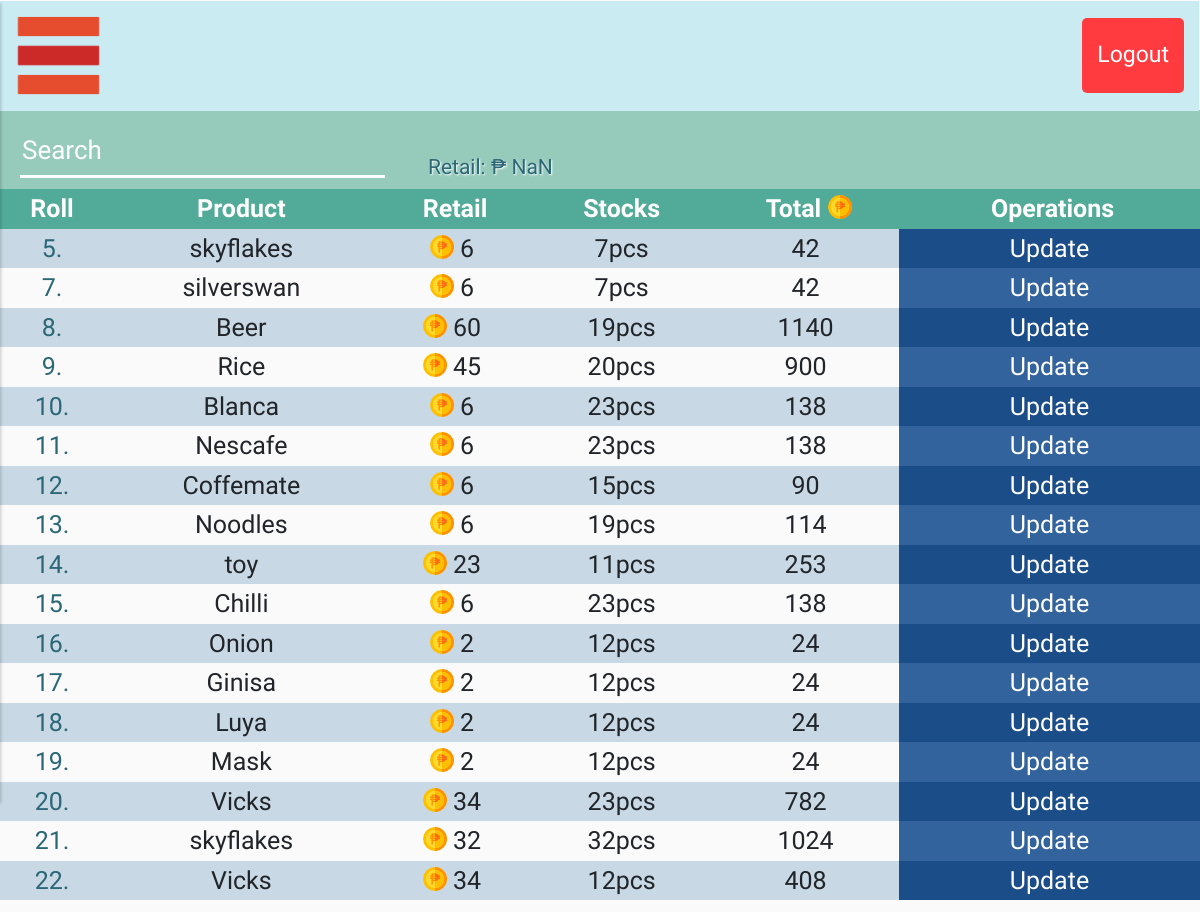
Page /mainpg.php?page=retail (signed in) on the earlier database version.
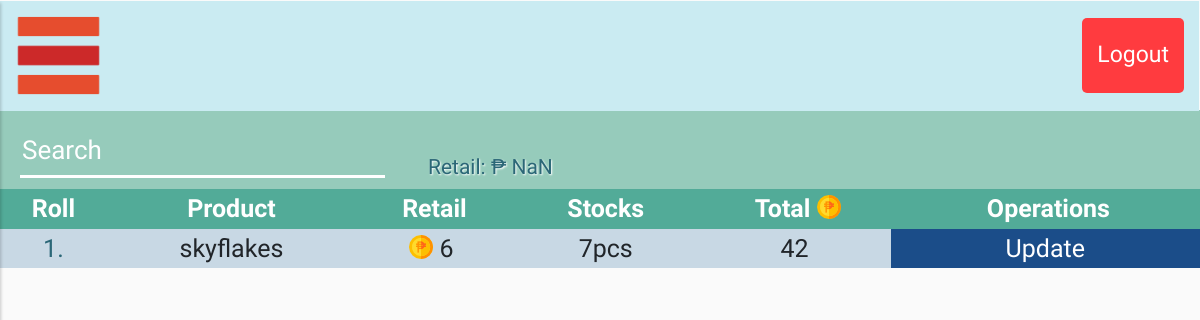
Same page on the later database version.
### tables this page shows
CREATE TABLE `productss` (
  `id` int(12) NOT NULL,
  `prod_name` varchar(255) NOT NULL,
  `prod_retail` varchar(255) NOT NULL,
  `prod_stock` varchar(255) NOT NULL,
  `prod_whlsale` varchar(255) NOT NULL,
  `prod_qnt` varchar(255) NOT NULL
);

### temps/content.php (called while the page is built)
<?php
    include_once "temps/header.php";
    include ($file);
?>

### pages/retail.php (the view, shortened to what this page needs)
<div id="content">
     <section class="tit-holder">
          <div class="srch-holder" style="position: absolute; left: -39px;">
               <input type="text" name="srch" id="srch" class="srch-nav" placeholder="Search">
               <span class="tot-val" id="tot-val"></span>
          </div>
     </section>
     <table style="width: 100%;" id="prod-table">
          <tr>
               <th>Roll</th>
               <th>Product</th>
               <th>Retail</th>
               <th>Stocks</th>
               <th>Total<img class="coin" src="img/icons/philippine-peso.png" style="right: -7px;"></th>
               <th colspan="2">&nbsp;Operations</th>
          </tr>
     <?php
          $sql = "SELECT * FROM `productss`";
          $result = mysqli_query($conn, $sql);
          while ($row = mysqli_fetch_assoc($result)) {
               $id = $row['id'];
               ?>
               <tr>
                    <td class="pname-s"><?php echo $row['id']."."?></td>
                    <td><?php echo $row['prod_name']?></td>
                    <td><?php echo '<img class="coin" src="img/icons/philippine-peso.png">'.$row['prod_retail']?></td>
                    <td><?php echo $row['prod_stock']."pcs"?></td>
                    <td id="total"><?php echo $row['prod_retail'] * $row['prod_stock']?></td>
                    <td class='btn-wrapper-ed'><?php echo " <a class='oprt-btn' href='pages/update.php?edit&prod_id={$id}'>Update</a>";?></td>
               </tr>
               <?php
           }
     ?>
     </table>
</body>
</div>

Differences in the rows shown:
removed productss: id "5", prod_name "skyflakes", prod_retail "6", prod_stock "7", $row['prod_retail'] * $row['prod_stock'] "42"
removed productss: id "7", prod_name "silverswan", prod_retail "6", prod_stock "7", $row['prod_retail'] * $row['prod_stock'] "42"
removed productss: id "8", prod_name "Beer", prod_retail "60", prod_stock "19", $row['prod_retail'] * $row['prod_stock'] "1140"
removed productss: id "9", prod_name "Rice", prod_retail "45", prod_stock "20", $row['prod_retail'] * $row['prod_stock'] "900"
removed productss: id "10", prod_name "Blanca", prod_retail "6", prod_stock "23", $row['prod_retail'] * $row['prod_stock'] "138"
removed productss: id "11", prod_name "Nescafe", prod_retail "6", prod_stock "23", $row['prod_retail'] * $row['prod_stock'] "138"
removed productss: id "12", prod_name "Coffemate", prod_retail "6", prod_stock "15", $row['prod_retail'] * $row['prod_stock'] "90"
removed productss: id "13", prod_name "Noodles", prod_retail "6", prod_stock "19", $row['prod_retail'] * $row['prod_stock'] "114"
removed productss: id "14", prod_name "toy", prod_retail "23", prod_stock "11", $row['prod_retail'] * $row['prod_stock'] "253"
removed productss: id "15", prod_name "Chilli", prod_retail "6", prod_stock "23", $row['prod_retail'] * $row['prod_stock'] "138"
removed productss: id "16", prod_name "Onion", prod_retail "2", prod_stock "12", $row['prod_retail'] * $row['prod_stock'] "24"
removed productss: id "17", prod_name "Ginisa", prod_retail "2", prod_stock "12", $row['prod_retail'] * $row['prod_stock'] "24"
removed productss: id "18", prod_name "Luya", prod_retail "2", prod_stock "12", $row['prod_retail'] * $row['prod_stock'] "24"
removed productss: id "19", prod_name "Mask", prod_retail "2", prod_stock "12", $row['prod_retail'] * $row['prod_stock'] "24"
removed productss: id "20", prod_name "Vicks", prod_retail "34", prod_stock "23", $row['prod_retail'] * $row['prod_stock'] "782"
removed productss: id "21", prod_name "skyflakes", prod_retail "32", prod_stock "32", $row['prod_retail'] * $row['prod_stock'] "1024"
removed productss: id "22", prod_name "Vicks", prod_retail "34", prod_stock "12", $row['prod_retail'] * $row['prod_stock'] "408"
added productss: id "1", prod_name "skyflakes", prod_retail "6", prod_stock "7", $row['prod_retail'] * $row['prod_stock'] "42"
